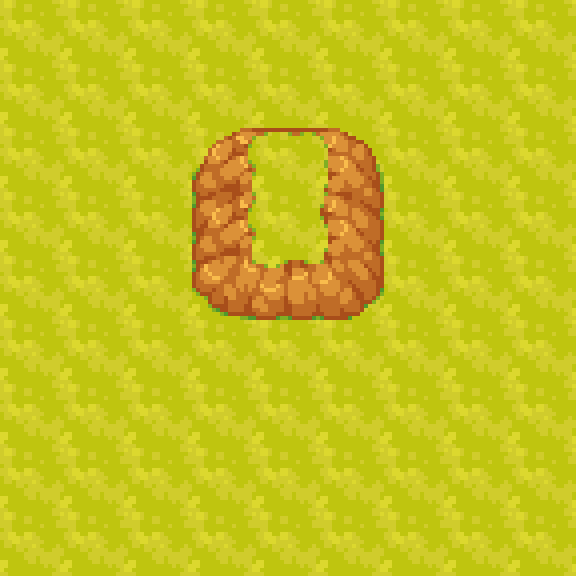

A level layout from a 2D game, rendered from its tile map. Below: a short description, then the map file with its tile-grid data intact:
An orthogonal 9x9 tile map with 64x64 px tiles, 1 tile layer (Terrain), 2 tilesets and 5 objects (Player).

<map version="1.10" tiledversion="1.11.2" orientation="orthogonal" renderorder="right-down" width="9" height="9" tilewidth="64" tileheight="64" infinite="0" nextlayerid="6" nextobjectid="7">
 <tileset firstgid="1" source="../tilesets/world.tsx" />
 <tileset firstgid="211" source="../tilesets/objects.tsx" />
 <layer id="1" name="Terrain" width="9" height="9">
  <data encoding="csv">
42,42,42,42,42,42,42,42,42,
42,42,42,42,42,42,42,42,42,
42,42,42,4,5,6,42,42,42,
42,42,42,14,15,16,42,42,42,
42,42,42,24,25,26,42,42,42,
42,42,42,42,42,42,42,42,42,
42,42,42,42,42,42,42,42,42,
42,42,42,42,42,42,42,42,42,
42,42,42,42,42,42,42,42,42
</data>
 </layer>
 <objectgroup id="4" name="Entities">
  <object id="3" name="Player" x="256" y="448">
   <properties>
    <property name="pos" value="player" />
   </properties>
   <point />
  </object>
 </objectgroup>
 <objectgroup id="3" name="Collisions">
  <object id="2" x="202" y="138" width="172" height="171.333" />
  <object id="6" x="416.667" y="414.492" width="61.3333" height="62.8415" />
 </objectgroup>
 <objectgroup id="2" name="Objects">
  <object id="4" gid="226" x="1.6667" y="288.667" width="128" height="192" />
  <object id="5" gid="228" x="416.667" y="469.333" width="64" height="128" />
 </objectgroup>
</map>
